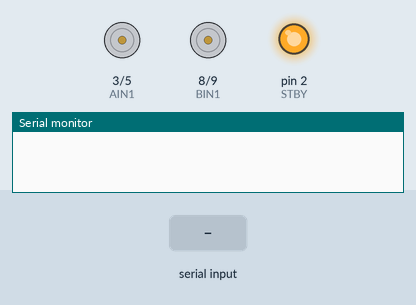
Bench run of a sketch on a simulated Arduino Uno, built with avr-gcc and run on an emulated ATmega328P. Shown: motor-driver pin pairs drawn as motors (green arrow = first pin HIGH = forward, orange = second pin HIGH = backward, longer = more drive, scaled by the enable pin, stopped while the standby pin is LOW), output pins drawn as LEDs (lit = HIGH), the last lines printed to the serial monitor. The test bench sets the inputs (shaded band).

Above: at 1.2 s.
1.3 s: "F" received over the second serial link
At 2.4 s:
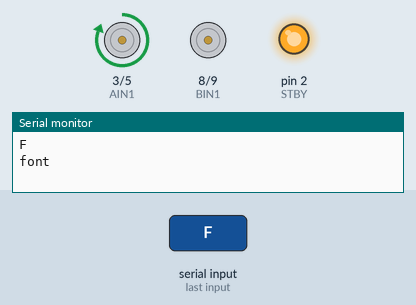
2.8 s: "B" received over the second serial link
At 3.5 s:
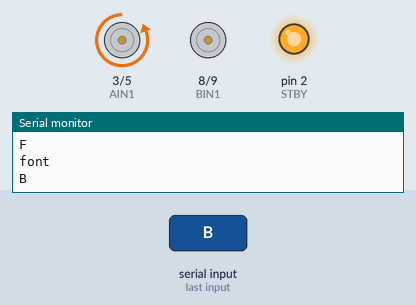
4.3 s: "S" received over the second serial link
At 4.7 s:
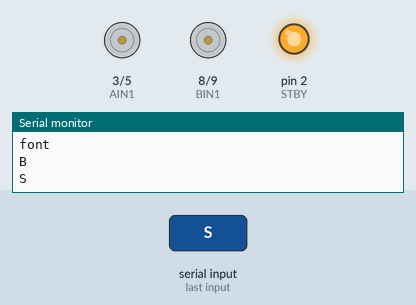
5.8 s: "L" received over the second serial link
At 7.0 s:
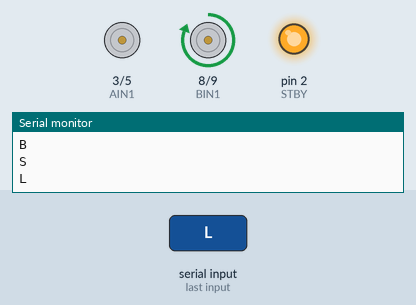
7.3 s: "R" received over the second serial link
At 8.1 s:
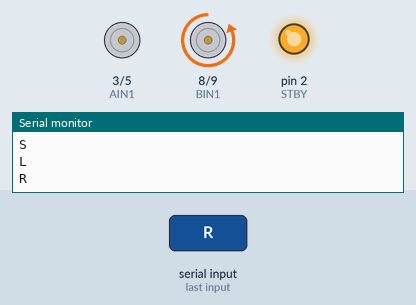
8.8 s: "N" received over the second serial link
At 9.3 s:
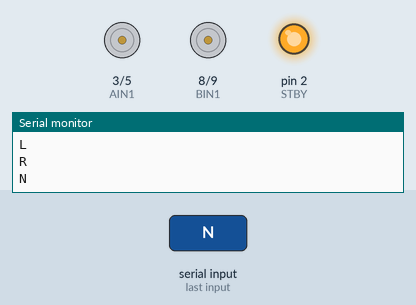
Timing chart, 0 to 11.3 s (numbered marks = the images above; inputs shaded):
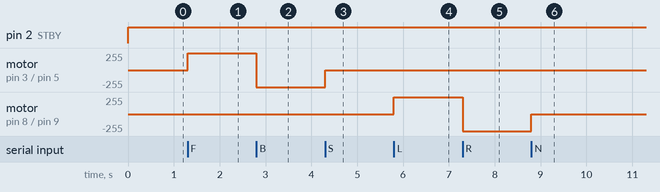

Measured:
- after the input at 1.3 s, motor on pin 3 (AIN1) / pin 5 (AIN2): stopped → forward 255/255 at once
- after the input at 2.8 s, motor on pin 3 (AIN1) / pin 5 (AIN2): forward 255/255 → backward 255/255 at once
- after the input at 4.3 s, motor on pin 3 (AIN1) / pin 5 (AIN2): backward 255/255 → stopped at once
- after the input at 5.8 s, motor on pin 8 (BIN1) / pin 9 (BIN2): stopped → forward 255/255 at once
- after the input at 7.3 s, motor on pin 8 (BIN1) / pin 9 (BIN2): forward 255/255 → backward 255/255 at once
- after the input at 8.8 s, motor on pin 8 (BIN1) / pin 9 (BIN2): backward 255/255 → stopped at once

The sketch:

RC_CAR_PROGRAM.ino
```cpp
//  Name:Bluetooth RC Car
//  Creater : Mudmini009
//  Version : 0.0.0.2
//  Github : https://github.com/mudmini009
//  YT Channel : https://www.youtube.com/c/mudmini009
//  YT of this project : https://www.youtube.com/playlist?list=PLeU8oAN7TPL4pmXV9D7riUzINxAzCTm_b
int speed=255;
#include<SoftwareSerial.h>
SoftwareSerial BTSerial(14,15);
//details front wheel written 3 front 5 back rear wheel written 8 left 7 right
int PWMA = 6; //Speed control
int AIN1 = 3; //Direction
int AIN2 = 5; //Direction
int STBY = 2;

//Motor B
int PWMB = 7; //Speed control
int BIN1 = 8; //Direction
int BIN2 = 9; //Direction
void font() {
  digitalWrite(AIN1, HIGH);
  digitalWrite(AIN2, LOW);
  analogWrite(PWMA, speed);
}
 void back() {
  digitalWrite(AIN1, LOW);
  digitalWrite(AIN2, HIGH);
  analogWrite(PWMA, speed);
} void nomove() {
  digitalWrite(AIN1, LOW);
  digitalWrite(AIN2, LOW);
  analogWrite(PWMA, speed);
} void left() {
  digitalWrite(BIN1, HIGH);
  digitalWrite(BIN2, LOW);
  analogWrite(PWMB, 255);
} void right() {
  digitalWrite(BIN1, LOW);
  digitalWrite(BIN2, HIGH);
  analogWrite(PWMB, 255);
} void noturn() {
  digitalWrite(BIN1, LOW);
  digitalWrite(BIN2, LOW);
  analogWrite(PWMB, speed);
}
void stopnow() {
  digitalWrite(AIN1, LOW);
  digitalWrite(AIN2, LOW);
  analogWrite(PWMA, 0);
  digitalWrite(BIN1, LOW);
  digitalWrite(BIN2, LOW);
  analogWrite(PWMB, 0);
}

void setup(){
pinMode(STBY, OUTPUT);
pinMode(PWMA, OUTPUT);
pinMode(AIN1, OUTPUT);
pinMode(AIN2, OUTPUT);
pinMode(PWMB, OUTPUT);
pinMode(BIN1, OUTPUT);
pinMode(BIN2, OUTPUT);
Serial.begin(9600);
    BTSerial.begin(9600);
  }

void loop() {
    digitalWrite(STBY, HIGH);

  if(BTSerial.available()>0)
  {
  char Control=BTSerial.read();
  Serial.println(Control);

  if(Control=='F'){font();
 Serial.println("font");
  }
  if(Control=='B'){back();
  }
  if(Control=='S'){nomove();
  }
  if(Control=='L'){left();
  }
  if(Control=='R'){right();
  }
  if(Control=='N'){noturn();
  }
  if(Control=='Q'){
    font();
    left();
  }
  if(Control=='E'){
    font();
    right();
  }
  if(Control=='Z'){
    back();
    left();
  }
  if(Control=='C'){
    back();
    right();
  }
  if(Control=='P'){
    stopnow();
  }
  if(Control=='1'){
    speed=100;
  }
   if(Control=='2'){
    speed=150;
  }
  if(Control=='3'){
    speed=200;
  }
  if(Control=='4'){
    speed=255;
  }
}
}
```
